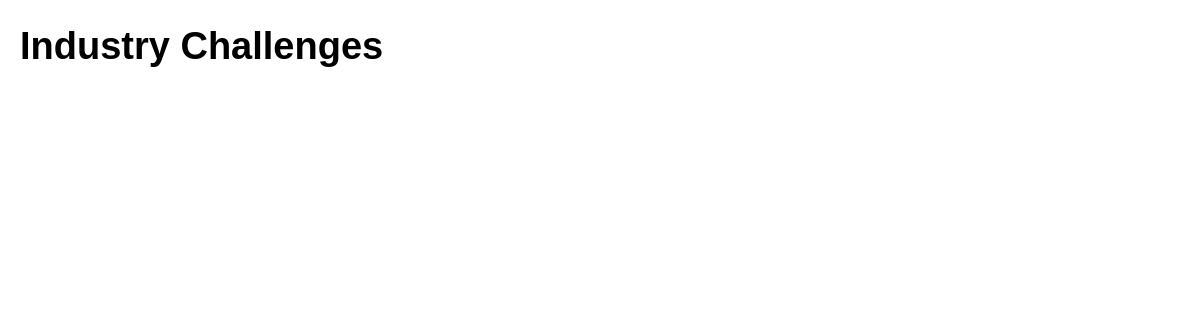
/industry_challenges (signed in), run on an earlier commit of the app's database.
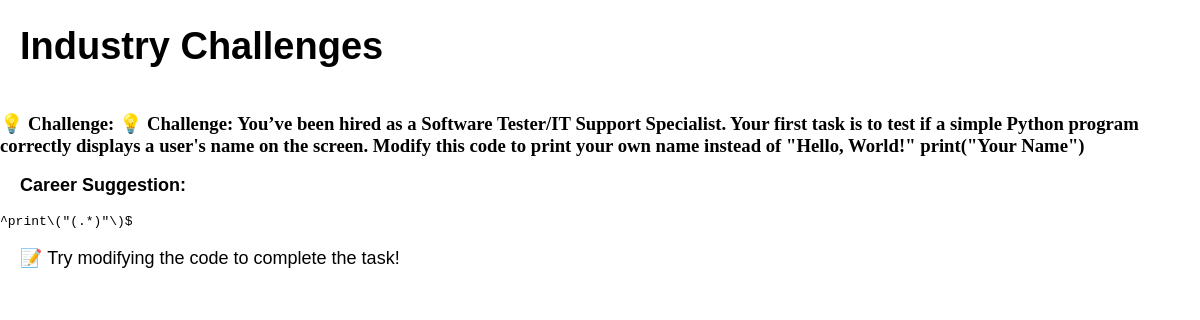
And on a later commit of the database.
### app.py (models this page shows, shortened)
class IndustryChallenge(db.Model):
    ICid = db.Column(db.Integer, primary_key=True)
    challenge_text = db.Column(db.Text, nullable=False)
    exerciseid = db.Column(db.Integer, db.ForeignKey('exercise.exerciseid'), nullable=False)  # Link to Exercise table
    example_solution = db.Column(db.Text, nullable=True)
    exercise = db.relationship('Exercise', backref='industry_challenges', lazy=True)

### app.py (the view)
@app.route('/industry_challenges')
@login_required
def industry_challenges():
    industry_challenges = IndustryChallenge.query.all()
    return render_template('industry_challenges.html', industry_challenges=industry_challenges)

### app.py (called while the page is built)
@login_manager.user_loader
def load_user(userid):
    return User.query.get(int(userid))

### templates/industry_challenges.html (shortened to what this page needs)
<html lang="en">
<head>
    <link rel="stylesheet" href="{{ url_for('static', filename='styles.css') }}">
</head>
<body>
    <h1>Industry Challenges</h1>
    <div id="challenges">
        {% for challenge in industry_challenges %}
            <div class="challenge">
                <h3>💡 Challenge: {{ challenge.challenge_text }}</h3>
                <p><strong>Career Suggestion:</strong> {{ challenge.career_suggestion }}</p>
                <pre><code>{{ challenge.example_solution }}</code></pre>
                <p>📝 Try modifying the code to complete the task!</p>
            </div>
        {% endfor %}
    </div>
</body>
</html>

### static/css/styles.css (style rules this page uses)
body, html { margin: 0; padding: 0; height: 100%; }
body { display: flex; flex-direction: column; height: 100%; }
h1 { font-weight: bold; font-size: 38px; font-family: Verdana, Geneva, Tahoma, sans-serif; margin-left: 20px; }
p { font-size: 18px; font-family: Verdana, Geneva, Tahoma, sans-serif; margin-left: 20px; }
body, html { height: 100%; margin: 0; display: flex; flex-direction: column; }

What changed in the data, as far as the page shows it:
added IndustryChallenge: challenge_text "💡 Challenge: You’ve been hired as a Software Tester/IT Support Specialist. Your first task is to test if a simple Python program correctly displays a user's name on the screen. Modify this code to print your own name instead of \"Hello, World!\" print(\"Your Name\")", example_solution "^print\\(\"(.*)\"\\)$"
